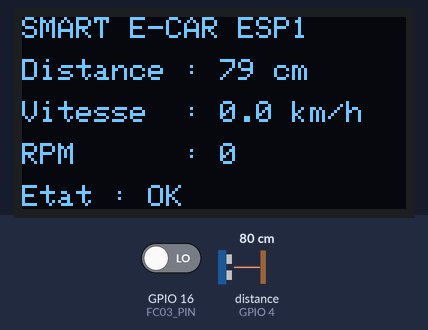
A sketch run on a simulated ESP32. On the bench: 128×64 one-colour display. Wiring (inferred from the names in the program): ultrasonic range finder: trigger GPIO 5; echo GPIO 4. Inputs (shaded band) come from the test bench; at power-on: distance to the obstacle (sensor on GPIO 4) 80 cm, GPIO 16 (FC03_PIN) LOW. The echo pulse lasts 58.3 µs per cm; what the sketch prints to the serial monitor is not drawn.

Above: at 2.2 s.
2.3 s: distance to the obstacle (sensor on GPIO 4) set to 18 cm
At 3.4 s:
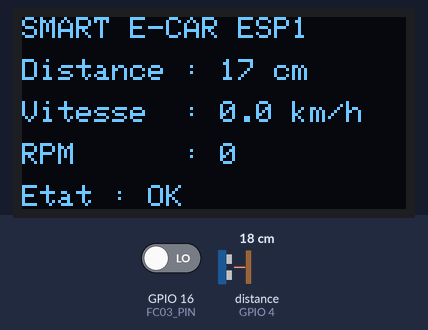
4.0 s: distance to the obstacle (sensor on GPIO 4) set to 14 cm
At 5.4 s:
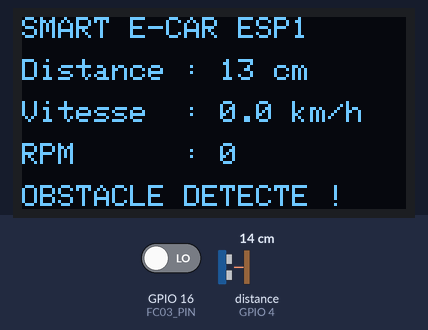
5.8 s: distance to the obstacle (sensor on GPIO 4) set to 2 cm
At 7.3 s:
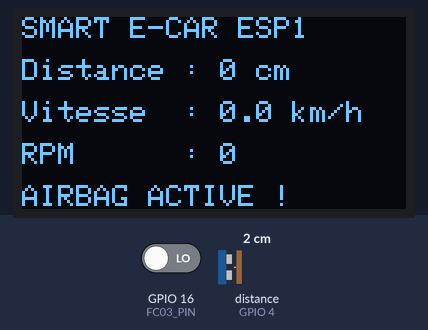
Timing chart, 0 to 8.8 s (numbered marks = the images above; inputs shaded):
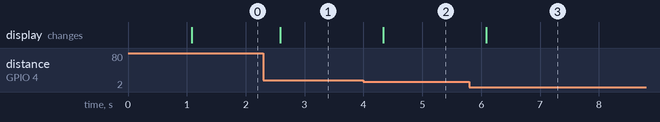

Measured:
- the behaviour switches between 16 and 15 cm on distance to the obstacle (sensor on GPIO 4) (found by bisection; images 1 and 2)
- after the input at 2.3 s, the display: changes after 0.29 s (image 1)
- after the input at 4.0 s, the display: changes after 0.34 s (image 2)
- after the input at 5.8 s, the display: changes after 0.29 s (image 3)

The sketch:

espB_capteur.ino
```cpp
/*
 * ============================================================
 *  CYBER TRUCK - Vehicule B - ESP CAPTEUR (perception)
 * ============================================================
 *  Role :
 *    - Mesure distance (HC-SR04)
 *    - Mesure vitesse roue (capteur FC-03 a fourche optique)
 *    - Affichage local OLED SSD1306
 *    - Emet la telemetrie sur le bus CAN (ID 0x200) vers l'ESP moteur
 *
 *  Trame CAN 0x200 (6 octets) :
 *    [0] obstacleAlerte (0/1)
 *    [1] airbagAlerte   (0/1)
 *    [2] distance HIGH byte
 *    [3] distance LOW byte
 *    [4] vitesse  HIGH byte
 *    [5] vitesse  LOW byte
 *
 *  Branchements :
 *    HC-SR04 : TRIG=D1(GPIO5), ECHO=D2(GPIO4)
 *    FC-03   : OUT=D0(GPIO16)
 *    OLED    : SDA=D3(GPIO0), SCL=D4(GPIO2)
 *    MCP2515 : CS=D8(GPIO15), SPI standard
 * ============================================================
 */

#include <SPI.h>
#include <mcp_can.h>
#include <Wire.h>
#include <Adafruit_GFX.h>
#include <Adafruit_SSD1306.h>

// ================= ULTRASON =================
#define TRIG_PIN 5   // D1 / GPIO5
#define ECHO_PIN 4   // D2 / GPIO4

// ================= FC03 SUR D0 =================
#define FC03_PIN 16  // D0 / GPIO16
#define NB_TROUS 20
#define DIAMETRE_ROUE_CM 6.5
unsigned long pulseCount = 0;
int lastFC03State = HIGH;
unsigned long lastSpeedTime = 0;
float rpm = 0;
float vitesse_kmh = 0;

// ================= OLED =================
#define OLED_SDA 0   // D3 / GPIO0
#define OLED_SCL 2   // D4 / GPIO2
#define SCREEN_WIDTH 128
#define SCREEN_HEIGHT 64
Adafruit_SSD1306 display(SCREEN_WIDTH, SCREEN_HEIGHT, &Wire, -1);

// ================= CAN MCP2515 =================
#define CAN_CS 15    // D8
MCP_CAN CAN(CAN_CS);

// ================= VARIABLES =================
long distance = 999;
byte obstacleAlerte = 0;
byte airbagAlerte = 0;

// ================= FC03 POLLING =================
void updateFC03() {
  int state = digitalRead(FC03_PIN);
  if (lastFC03State == HIGH && state == LOW) {
    pulseCount++;
  }
  lastFC03State = state;
}

// ================= ULTRASON =================
long lireDistance() {
  digitalWrite(TRIG_PIN, LOW);
  delayMicroseconds(2);
  digitalWrite(TRIG_PIN, HIGH);
  delayMicroseconds(10);
  digitalWrite(TRIG_PIN, LOW);
  long duration = pulseIn(ECHO_PIN, HIGH, 12000);
  if (duration == 0) return 999;
  long d = duration * 0.034 / 2;
  if (d > 300) return 999;
  if (d <= 1) return 0;
  return d;
}

// ================= CALCUL VITESSE =================
void calculerVitesse() {
  unsigned long now = millis();
  if (now - lastSpeedTime >= 500) {
    unsigned long pulses = pulseCount;
    pulseCount = 0;
    float dt = (now - lastSpeedTime) / 1000.0;
    lastSpeedTime = now;
    float tours = pulses / (float)NB_TROUS;
    float tours_par_sec = tours / dt;
    rpm = tours_par_sec * 60.0;
    float perimetre_cm = 3.1416 * DIAMETRE_ROUE_CM;
    float vitesse_cm_s = tours_par_sec * perimetre_cm;
    float vitesse_m_s = vitesse_cm_s / 100.0;
    vitesse_kmh = vitesse_m_s * 3.6;
  }
}

// ================= OLED =================
void afficherOLED() {
  display.clearDisplay();
  display.setTextColor(SSD1306_WHITE);
  display.setTextSize(1);
  display.setCursor(0, 0);
  display.println("SMART E-CAR ESP1");
  display.setCursor(0, 14);
  display.print("Distance : ");
  if (distance == 999) display.println("--- cm");
  else {
    display.print(distance);
    display.println(" cm");
  }
  display.setCursor(0, 28);
  display.print("Vitesse  : ");
  display.print(vitesse_kmh, 1);
  display.println(" km/h");
  display.setCursor(0, 42);
  display.print("RPM      : ");
  display.println(rpm, 0);
  display.setCursor(0, 56);
  if (airbagAlerte) display.println("AIRBAG ACTIVE !");
  else if (obstacleAlerte) display.println("OBSTACLE DETECTE !");
  else display.println("Etat : OK");
  display.display();
}

// ================= SETUP =================
void setup() {
  Serial.begin(115200);
  pinMode(TRIG_PIN, OUTPUT);
  pinMode(ECHO_PIN, INPUT);
  pinMode(FC03_PIN, INPUT);
  lastFC03State = digitalRead(FC03_PIN);
  Wire.begin(OLED_SDA, OLED_SCL);
  if (!display.begin(SSD1306_SWITCHCAPVCC, 0x3C)) {
    Serial.println("Erreur OLED !");
  } else {
    display.clearDisplay();
    display.setTextColor(SSD1306_WHITE);
    display.setTextSize(1);
    display.setCursor(0, 0);
    display.println("OLED OK");
    display.display();
    delay(1000);
  }
  while (CAN.begin(MCP_ANY, CAN_500KBPS, MCP_8MHZ) != CAN_OK) {
    Serial.println("Erreur init MCP2515...");
    delay(500);
  }
  CAN.setMode(MCP_NORMAL);
  Serial.println("CAN ESP1 pret");
  lastSpeedTime = millis();
}

// ================= LOOP =================
void loop() {
  updateFC03();
  calculerVitesse();
  static unsigned long lastUltrasonTime = 0;
  static unsigned long lastCANTime = 0;
  static unsigned long lastOLEDTime = 0;
  if (millis() - lastUltrasonTime >= 120) {
    lastUltrasonTime = millis();
    distance = lireDistance();
    if (distance == 0) {
      airbagAlerte = 1;
      obstacleAlerte = 1;
    }
    else if (distance < 15) {
      airbagAlerte = 0;
      obstacleAlerte = 1;
    }
    else {
      airbagAlerte = 0;
      obstacleAlerte = 0;
    }
  }
  if (millis() - lastCANTime >= 100) {
    lastCANTime = millis();
    uint16_t distanceCAN = constrain(distance, 0, 999);
    uint16_t vitesseCAN  = constrain((int)vitesse_kmh, 0, 65535);
    byte dataCAN[6];
    dataCAN[0] = obstacleAlerte;
    dataCAN[1] = airbagAlerte;
    dataCAN[2] = highByte(distanceCAN);
    dataCAN[3] = lowByte(distanceCAN);
    dataCAN[4] = highByte(vitesseCAN);
    dataCAN[5] = lowByte(vitesseCAN);
    byte sndStat = CAN.sendMsgBuf(0x200, 0, 6, dataCAN);
    if (sndStat == CAN_OK) {
      Serial.print("CAN OK | D=");
      Serial.print(distanceCAN);
      Serial.print(" cm | V=");
      Serial.print(vitesseCAN);
      Serial.print(" km/h | Pulses=");
      Serial.println(pulseCount);
    } else {
      Serial.println("Erreur envoi CAN");
    }
  }
  if (millis() - lastOLEDTime >= 250) {
    lastOLEDTime = millis();
    afficherOLED();
  }
}
```
